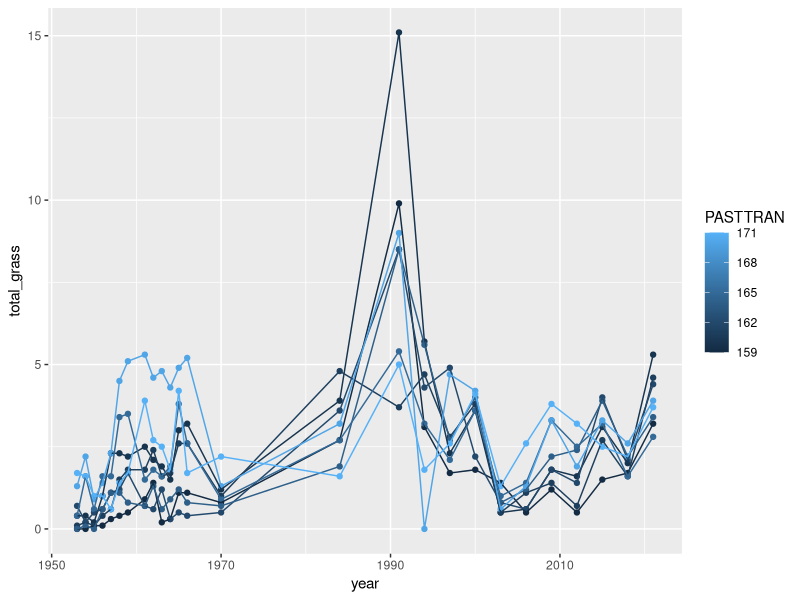
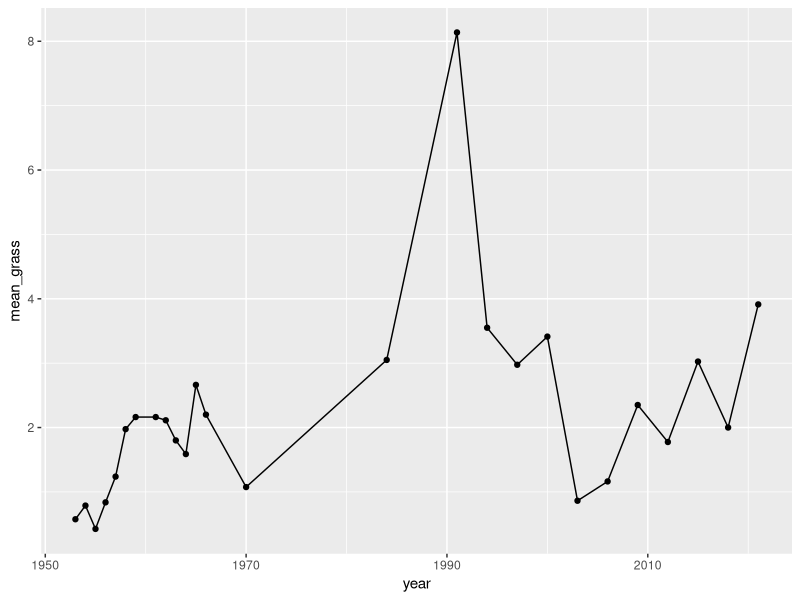
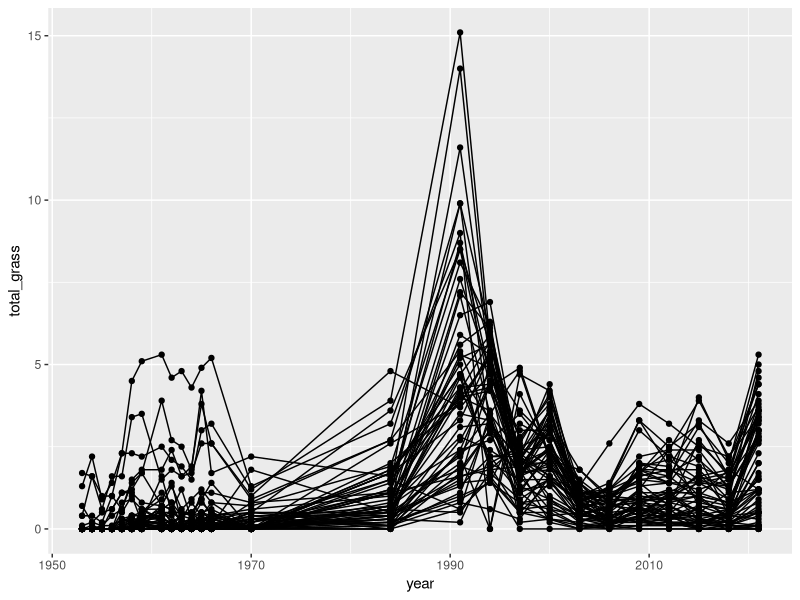
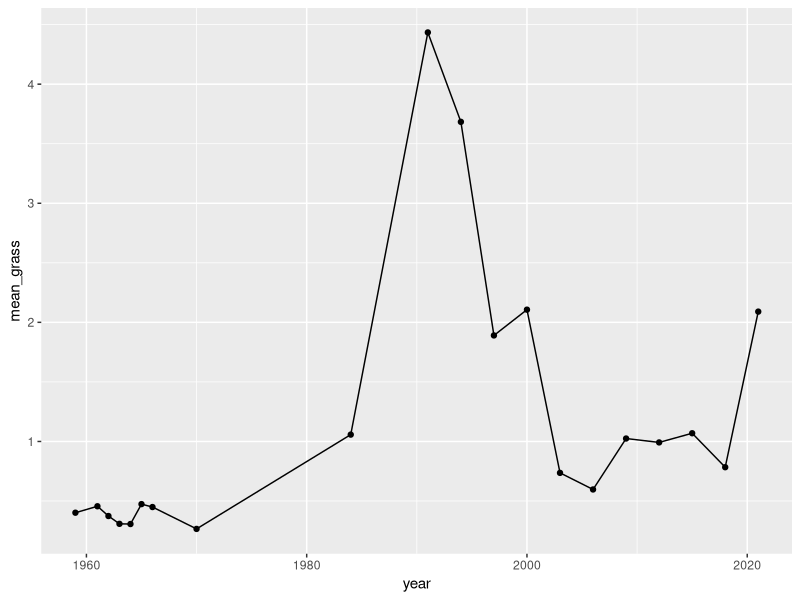

R code for these plots, in order:
#' Santa Rita transect data
#' Data from https://ag.arizona.edu/SRER/data.html
#' 
#' Data citation: 
#'   McClaran, M. (2012): Santa Rita Experimental Range Long Term Transect Database. – In: Dengler, J., 
#'   Oldeland, J., Jansen, F., Chytrý, M., Ewald, J., Finckh, M., Glöckler, F., Lopez-Gonzalez, G., Peet, R.K., 
#'   Schaminée, J.H.J. [Eds.]: Vegetation databases for the 21st century. – Biodiversity & Ecology 4: 435–435. 
#'   DOI: 10.7809/b-e.00222.
#' 
#' Excluded transects that were treated for Mesquite control or burned
#' Longest running transects are 8 transects from pasture 8 (started in 1953; others began 1959 or later)
#' Summed grass species for each transect, took mean of the 8 transects
#' 
#' EMC 1/6/22

library(dplyr)
library(ggplot2)

raw = read.csv('other data sets/santa rita/transects/ltcover_2021Oct11.csv')

# choose which transects to use
#   exclude transects that have been treated to kill mesquite, or burned in any of the 3 fires
transectdat = raw %>% 
  dplyr::filter(MESQSTAT=='LIVE', X1994.Burn=='NO', X2017.Burn=='NO', X2018.Burn=='NO') %>%
  unique()

# grass species codes (from species_code_translation.txt, looked up on USDA PLANTS)
grasses = c('ANBA','ANCI','ANSC','ARFE','ARGL','ARGL1','ARIS','ASC','DICA','ERCU','MURE','PAOB','BOCH','BOCU','BOEL','BOER','BOFI',
            'BOHI','BORO','COPA','ENDE','ERAG','ERCH','ERCH1','ERIN','ERIN1','ERLE','ERPU','ERSU','HECO','HECO1','HIBE','LECO',
            'LEDU','LYPH','MUAR','MUEM','MUHL','MUPO','MUPO1','PAHA','PAMU','PECI','SEMA','SIHY','SPCO','SPOR','STIP','TRCA1',
            'TRMU','TRPU')

# shrub species -- included trees, yucca YUEL, and agave AGAV, AGPA3
shrubspecies = c('ACAN','ACCO','ACGR','AGAV','AGPA3','ALWR','FRAM','ANTH','ATCA','ATCO','BABR','BARA','BASA','CAER','CAAR','CARL',
                 'CEPA','CEPA2','CEFL','CEMI','DAWH','ENFR','EPTR','FOSP','FOSP2','GUSA','GUTI','APLA','HALA','HIEM','KRGR','KRPA',
                 'LATR','LYAN','LYPA','LYCI','LYTO','MIBI','MIBI3','MIDY','NOMI','PRVE','PRJU','PRJUV','QUEM','TRCA2','YUEL','COLY',
                 'COOB','ZIOB','EYPO')

# restrict transect data to grass species
transectgrass = dplyr::filter(transectdat, SPECIES %in% grasses) %>%
  dplyr::select(PASTTRAN, PASTURE, TRANSECT, SPECIES, YR1953:YR2021)

# pivot long
transectgrasslong = tidyr::pivot_longer(transectgrass, cols=YR1953:YR2021, names_to='y', values_to='cover_raw') %>%
  mutate(year = as.numeric(substr(y,3,6)),
         cover_ft = cover_raw/10)
# fill in NA
transectgrasslong$cover_ft[transectgrasslong$cover_ft<0] <- NA


# determine which transects were sampled in which years
alltransectsallyears = expand.grid(year=1953:2021, PASTTRAN=unique(transectgrasslong$PASTTRAN))

samplingdates = transectgrasslong %>%
  dplyr::filter(!is.na(cover_ft)) %>%
  dplyr::select(PASTTRAN, PASTURE, TRANSECT, year) %>%
  unique() %>%
  merge(alltransectsallyears, all=T) %>%
  mutate(sampled=rep(0))
samplingdates$sampled[!is.na(samplingdates$PASTURE)] <- 1

minmaxyear = samplingdates %>%
  dplyr::filter(sampled==1) %>%
  group_by(PASTTRAN) %>%
  summarize(minyear = min(year),
            maxyear = max(year),
            nyears = n_distinct(year))
# first years range from 1953-1975. 
# Restrict to longest-running, started in 1953 (all pasture 8)

selectedtransects = minmaxyear$PASTTRAN[minmaxyear$minyear<=1953]

# ==============================================================
# look at sampling history of selected transects
samplehist = samplingdates %>% dplyr::filter(PASTTRAN %in% selectedtransects) %>%
  dplyr::select(PASTTRAN, year, sampled) %>%
  tidyr::pivot_wider(id_cols=PASTTRAN, names_from=year, values_from=sampled)

# these transects were all sampled in selected years; between 1970 and 1984 shrubs were sampled but not grasses
selectedyears = c(1953:1959, 1961:1966, 1970,  1984, 1991, 1994, 1997, 2000, 2003, 2006, 2009, 2012, 2015, 2018, 2021)

# sum all grass species and plot data
dat = transectgrasslong %>% 
  dplyr::filter(PASTTRAN %in% selectedtransects, year %in% selectedyears) %>%
  group_by(PASTTRAN, PASTURE, TRANSECT, year) %>%
  summarize(total_grass = sum(cover_ft, na.rm=T))



ggplot(dat, aes(x=year, y=total_grass, color=PASTTRAN, group=PASTTRAN)) +
  geom_point() +
  geom_line()


# get mean of transects
meangrass = dat %>% group_by(year) %>%
  summarize(mean_grass = mean(total_grass))

ggplot(meangrass, aes(x=year, y=mean_grass)) +
  geom_point() +
  geom_line()

# write cleaned data to file
write.csv(meangrass, 'other data sets/santa rita/transects/pasture8_transects_mean.csv', row.names=F)



#================================================================
# look at more pastures

selectedtransects2 = minmaxyear$PASTTRAN[minmaxyear$minyear<=1959]

# look at sampling history of selected transects
samplehist = samplingdates %>% dplyr::filter(PASTTRAN %in% selectedtransects2) %>%
  dplyr::select(PASTTRAN, year, sampled) %>%
  tidyr::pivot_wider(id_cols=PASTTRAN, names_from=year, values_from=sampled)

# these transects were all sampled in selected years
selectedyears = c(1953:1959, 1961:1966, 1970,  
                  1984, 1991, 1994, 1997, 2000, 2003, 2006, 2009, 2012, 2015, 2018, 2021)

# sum all grass species and plot data
dat2 = transectgrasslong %>% 
  dplyr::filter(PASTTRAN %in% selectedtransects2, year %in% selectedyears) %>%
  group_by(PASTTRAN, PASTURE, TRANSECT, year) %>%
  summarize(total_grass = sum(cover_ft, na.rm=T))

ggplot(dat2, aes(x=year, y=total_grass, group=PASTTRAN)) +
  geom_point() +
  geom_line()

mean2 = dat2 %>% group_by(year) %>% summarize(mean_grass = mean(total_grass)) %>%
  dplyr::filter(year>=1959)

ggplot(mean2, aes(x=year, y=mean_grass)) +
  geom_point() +
  geom_line()

# ===============================================================
# look at shrub cover on pasture 8



pasture8 = dplyr::filter(raw, PASTTRAN %in% selectedtransects, !(SPECIES %in% grasses))
